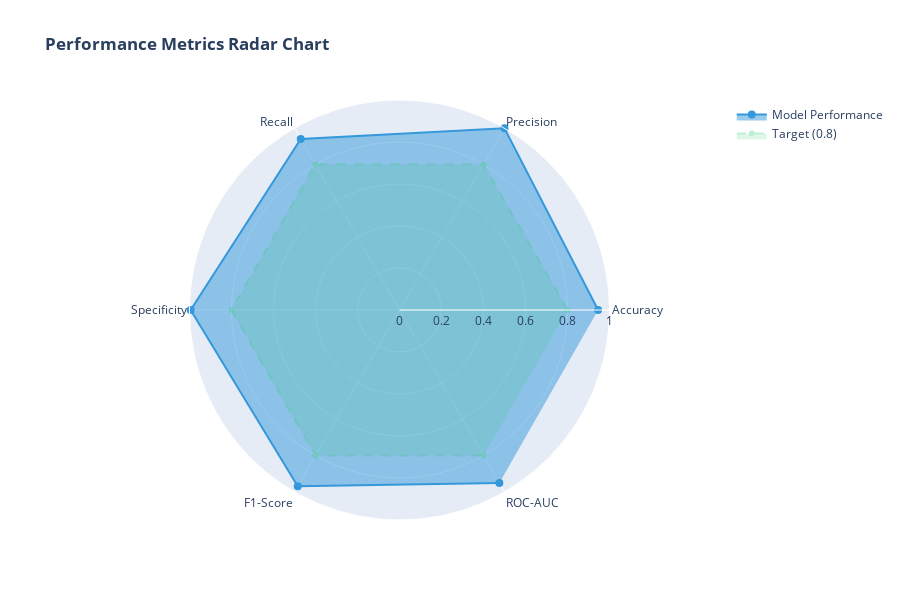

Notebook cell for this chart:
### Markdown cell above
### 5.5 Metrics Comparison Chart

### Code cell
# Create radar chart for metrics comparison
metrics_for_radar = ['Accuracy', 'Precision', 'Recall', 'Specificity', 'F1-Score', 'ROC-AUC']
values_for_radar = [
    metrics['accuracy'],
    metrics['precision'],
    metrics['recall'],
    metrics['specificity'],
    metrics['f1_score'],
    metrics['roc_auc']
]

fig = go.Figure()

fig.add_trace(go.Scatterpolar(
    r=values_for_radar,
    theta=metrics_for_radar,
    fill='toself',
    name='Model Performance',
    line=dict(color='#3498db', width=2),
    marker=dict(size=8)
))

# Add benchmark line at 0.8
fig.add_trace(go.Scatterpolar(
    r=[0.8] * len(metrics_for_radar),
    theta=metrics_for_radar,
    fill='toself',
    name='Target (0.8)',
    line=dict(color='#2ecc71', width=2, dash='dash'),
    opacity=0.3
))

fig.update_layout(
    polar=dict(
        radialaxis=dict(
            visible=True,
            range=[0, 1]
        )
    ),
    showlegend=True,
    title='<b>Performance Metrics Radar Chart</b>',
    height=600
)

fig.show()

### Figure 1 — Plotly figure (JSON) as saved in the notebook; plotly's stock layout.template omitted (floating-point values rounded to 4 significant figures)
{"data": [{"fill": "toself", "line": {"color": "#3498db", "width": 2}, "marker": {"size": 8}, "name": "Model Performance", "r": [0.9457, 0.9994, 0.9407, 0.9945, 0.9691, 0.951], "theta": ["Accuracy", "Precision", "Recall", "Specificity", "F1-Score", "ROC-AUC"], "type": "scatterpolar"}, {"fill": "toself", "line": {"color": "#2ecc71", "dash": "dash", "width": 2}, "name": "Target (0.8)", "opacity": 0.3, "r": [0.8, 0.8, 0.8, 0.8, 0.8, 0.8], "theta": ["Accuracy", "Precision", "Recall", "Specificity", "F1-Score", "ROC-AUC"], "type": "scatterpolar"}], "layout": {"height": 600, "polar": {"radialaxis": {"range": [0, 1], "visible": true}}, "showlegend": true, "title": {"text": "<b>Performance Metrics Radar Chart</b>"}}}
